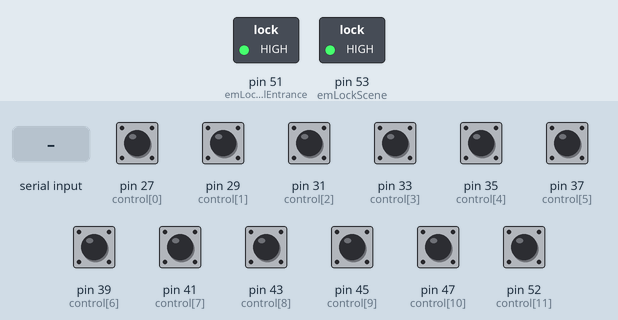
This sketch was run on a simulated Arduino Mega 2560, built with avr-gcc and run on an emulated ATmega2560. Shown: switched loads named in the sketch (green lamp = pin HIGH). The test bench sets the inputs (shaded band); at power-on: pin 27 (control[0]), pin 29 (control[1]), pin 31 (control[2]), pin 33 (control[3]), pin 35 (control[4]), pin 37 (control[5]), pin 39 (control[6]), pin 41 (control[7]), pin 43 (control[8]), pin 45 (control[9]), pin 47 (control[10]), pin 52 (control[11]) HIGH. What the sketch prints to the serial monitor is not drawn.

Above: at 1.2 s.
1.3 s: pin 27 (control[0]) pulled LOW for 1 s
At 2.9 s:
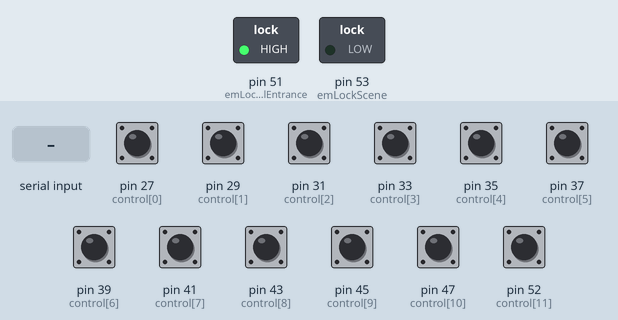
3.8 s: "T" received over Serial
At 5.1 s:
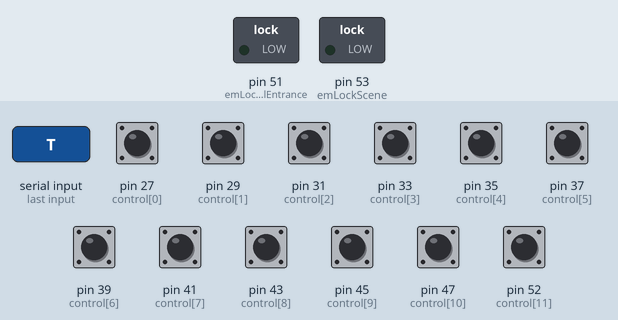
Timing chart, 0 to 6.8 s (numbered marks = the images above; inputs shaded):
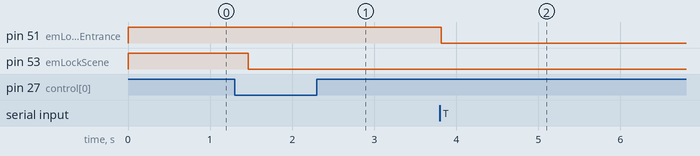

Measured:
- after the input at 1.3 s, pin 53 (emLockScene): HIGH → LOW after 0.16 s
- after the input at 3.8 s, pin 51 (emLockTunnelEntrance): HIGH → LOW at once

The sketch:

Catapult.ino
```cpp
/****************************************************************************************
 * Wakaka Studio 2017
 * Author: iLYuSha Dawa-mumu Wakaka Kocmocovich Kocmocki KocmocA
 * Project: 0escape Medieval - Catapult
 * Tools: Unity 5.6 + Arduino Mega2560
 * Last Updated: 2017/11/07
 ****************************************************************************************/
#define LOADING 0
#define RUNE_ODAL 1
#define RUNE_JERAN 2
#define RUNE_EHWAZ 3
#define LEFT_LOW 4
#define LEFT_HIGH 5
#define RIGHT_LOW 6
#define RIGHT_HIGH 7
#define NODE_12 8
#define NODE_4 9
#define NODE_8 10
#define SCENE 11
#define NUMBER_CONTROL 12
/* Input */
const int control[NUMBER_CONTROL] = {27,29,31,33,35,37,39,41,43,45,47,52};
int msgUnity;
/* Output */
const int emLockScene = 53;
const int emLockTunnelEntrance = 51;
String commandUnity;
/* Retained Variable */
int valueControl[NUMBER_CONTROL];
int durationMax = 1000;
int durationLimit = 10;
/* Variable */
int lastNode;

void setup()
{
    Serial.begin(9600);
    for (int i = 0;i<NUMBER_CONTROL;i++)
    {
      pinMode(control[i],INPUT_PULLUP);
    }
    pinMode(emLockScene,OUTPUT);
    pinMode(emLockTunnelEntrance,OUTPUT);
    Reset();
    Serial.println("Catapult 2017/11/07 iLYuSha Wakaka KocmocA");
}

void loop()
{
    /* Input訊號 */
    for(int k = 0 ; k < NUMBER_CONTROL ; k++)
    {
      valueControl[k] = Digital2Value(valueControl[k], digitalRead(control[k]));
    }
    /* Unity Input訊號 */
    msgUnity = Serial.read();
    /* Unity Output訊號 */
    commandUnity = "";
    /* 溝通檢查 */
     commandUnity+="Wakaka/";

    if(msgUnity == 'R')
        Reset();
    if(msgUnity == 'T')
        digitalWrite(emLockTunnelEntrance,LOW);

    if(valueControl[LOADING] >= durationLimit)
    {
        if(valueControl[SCENE] == 0)
            digitalWrite(emLockScene,LOW);
        else
            digitalWrite(emLockScene,HIGH);
        commandUnity+="Loading";
    }

    commandUnity+="/";

    if (valueControl[RUNE_ODAL] > 0)
    {
        if (valueControl[RUNE_JERAN] >0 && valueControl[RUNE_EHWAZ] > 0)
            commandUnity+="Rune7";
        else if (valueControl[RUNE_JERAN] > 0)
            commandUnity+="Rune4";
        else if (valueControl[RUNE_EHWAZ] > 0)
            commandUnity+="Rune6";
        else
            commandUnity+="Rune1";
    }
    else if (valueControl[RUNE_JERAN] > 0)
    {
        if (valueControl[RUNE_EHWAZ] > 0)
            commandUnity+="Rune5";
        else
            commandUnity+="Rune2";
    }
    else if (valueControl[RUNE_EHWAZ] > 0)
        commandUnity+="Rune3";
    else
        commandUnity+="Rune0";

    commandUnity+="/";

    if(valueControl[LEFT_HIGH] > 0)
        commandUnity+="LeftHigh";
    else if(valueControl[LEFT_LOW] > 0)
        commandUnity+="LeftLow";
    else if(valueControl[RIGHT_HIGH] > 0)
        commandUnity+="RightHigh";
    else if(valueControl[RIGHT_LOW] > 0)
        commandUnity+="RightLow";

    commandUnity+="/";

    if(valueControl[NODE_12] > 0)
    {
        if(lastNode == 8)
            commandUnity+="Anticlockwise";
        else if(lastNode == 4)
            commandUnity+="Clockwise";
        lastNode = 12;
    }
    else if(valueControl[NODE_4] > 0)
    {
      //  commandUnity+="NODE4";
        if(lastNode >= 12)
            commandUnity+="Anticlockwise";
        else if(lastNode == 8)
            commandUnity+="Clockwise";
        lastNode = 4;
    }
    else if(valueControl[NODE_8] > 0)
    {
        if(lastNode == 4)
            commandUnity+="Anticlockwise";
        else if(lastNode == 12)
            commandUnity+="Clockwise";
        lastNode = 8;
    }

    Serial.println(commandUnity);
}

/*********************** 觸發機制判斷經驗規則 ************************
 *  1. 僅觸發一次使用 value > 0 判斷
 *  2. 單次觸發使用 value == durationLimit 判斷 (durationLimit > 1)
 *  3. 連續觸發使用 value >= durationLimit 判斷 (durationLimit > 1)
 *  4. 多組Arduino輸入(durationLimit > 30)
**********************************************************************/
int Digital2Value(int value, int digital)
{
    digital == 0 ? value++ : value = 0;
    if(value > durationMax)
        value = durationLimit;
    return value;
}
void Reset()
{
    digitalWrite(emLockTunnelEntrance,HIGH);
    digitalWrite(emLockScene,HIGH);
}
```
